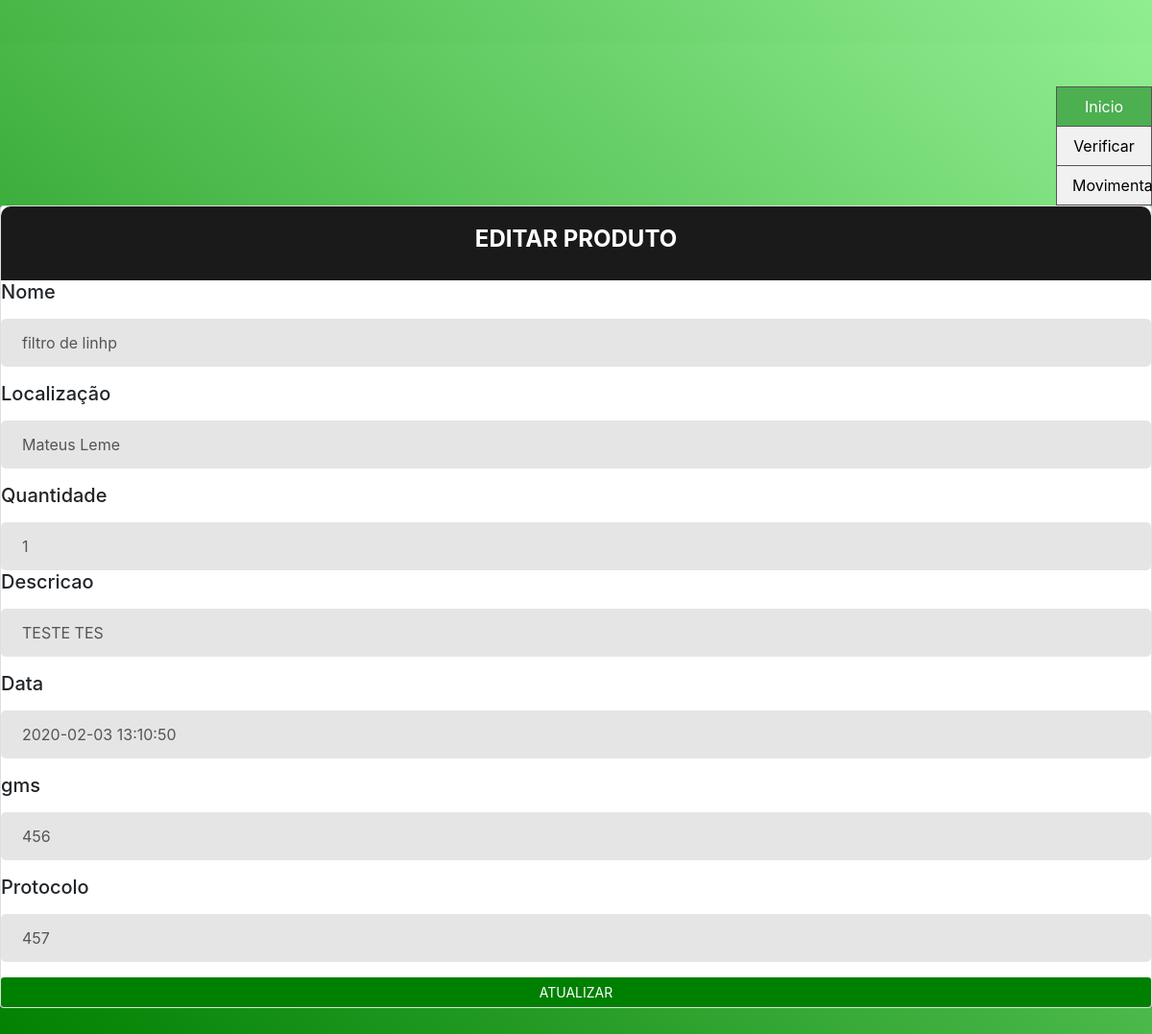
The page /VERIFICAR/VERIFICAALMOX/editar_almox.php?id=1 on the database its author committed.
### tables this page shows
CREATE TABLE `controle` (
  `NOMEITEM` varchar(255) DEFAULT NULL,
  `LOCALIZACAO` varchar(255) DEFAULT NULL,
  `ORIGEM` varchar(255) DEFAULT NULL,
  `DESTINO` varchar(255) DEFAULT NULL,
  `TIPO` varchar(255) DEFAULT NULL,
  `QUANTIDADE` int(11) DEFAULT NULL,
  `DESCRICAO` varchar(255) DEFAULT NULL,
  `DATA` datetime DEFAULT NULL,
  `PATRIMONIO` varchar(255) DEFAULT NULL,
  `NR_SERIE` varchar(255) DEFAULT NULL,
  `id` int(11) UNSIGNED NOT NULL,
  `MOTIVO` varchar(255) DEFAULT NULL,
  `PROTOCOLO` varchar(255) DEFAULT NULL,
  `gms` varchar(255) DEFAULT NULL
);

### VERIFICAR/VERIFICAALMOX/editar_almox.php (the view, shortened to what this page needs)
<?php
include_once("../../conexao.php");
$id = $_GET['id'];
?>
</head>
<h2 class="title">Editar Produto</h2>
</div>
<div class="divtable  table-responsive">
    <form action="atualizar_produto.php" method="POST">
        <?php
        $sql = "SELECT * FROM controle WHERE Id = $id";
        $retorno = mysqli_query($conn, $sql);
        while ($array = mysqli_fetch_array($retorno, MYSQLI_ASSOC)) {
            $nome = $array['NOMEITEM'];
            $localizacao = $array['LOCALIZACAO'];
            $quantidade = $array['QUANTIDADE'];
            $desc = $array['DESCRICAO'];
            $data = $array['DATA'];
            $gms = $array['gms'];
            $prot = $array['PROTOCOLO'];
        ?>
            <div class="form-group">
                <label for="nomeProduto">
                    <h5>Nome</h5>
                </label>
                <input class="input--style-5" type="text" class="form-control" id="nomealmox" name="nome" placeholder="Digite o nome do produto" autocomplete="off" value="<?= $nome ?>">
            </div>
            <div class="form-group">
                <label for="quantidadeProduto">
                    <h5>Localização</h5>
                </label>
                <input class="input--style-5" type="text" class="form-control" id="localmox" name="localmox" placeholder="Digite o nome do produto" autocomplete="off" value="<?= $localizacao ?>">
            </div>
            <div>
                <label for="quantidadeProduto">
                    <h5>Quantidade</h5>
                </label>
                <input class="input--style-5" type="number" class="form-control" id="quantidadealmox" name="quantidadealmox" placeholder="Digite o nome do produto" autocomplete="off" value="<?= $quantidade ?>">
            </div>
            <div class="form-group">
                <label for="quantidadeProduto">
                    <h5>Descricao</h5>
                </label>
                <input class="input--style-5" type="text" class="form-control" id="descalmox" name="descalmox" placeholder="Digite o nome do produto" autocomplete="off" value="<?= $desc ?>">
            </div>
            <div class="form-group">
                <label for="quantidadeProduto">
                    <h5>Data</h5>
                </label>
                <input class="input--style-5" type="date-time" class="form-control" id="datalmox" name="dataalmox" placeholder="Digite o nome do produto" autocomplete="off" value="<?= $data ?>">
            </div>
            <div class="form-group">
                <label for="quantidadeProduto">
                    <h5>gms</h5>
                </label>
                <input class="input--style-5" type="text" class="form-control" id="descalmox" name="gms" placeholder="Digite o nome do produto" autocomplete="off" value="<?= $gms ?>">
            </div>
            <div class="form-group">
                <label for="quantidadeProduto">
                    <h5>Protocolo</h5>
                </label>
                <input class="input--style-5" type="text" class="form-control" id="descalmox" name="prot" placeholder="Digite o nome do produto" autocomplete="off" value="<?= $prot ?>">
            </div>
            <button type="submit" class="btn-enviar btn btn-primary btn-sm btn-block">
                <h7>Atualizar</h7>
            </button>
        <?php } ?>
    </form>
</div>

### css/main.css (style rules this page uses)
.ul2 { list-style-type: none; margin: 0; padding: 0; width: 100px; background-color: #f1f1f1; border: 1px solid #555; float: right; }
li a { display: block; color: #000; padding: 8px 16px; text-decoration: none; }
li { text-align: center; border-bottom: 1px solid #555; }
li:last-child { border-bottom: none; }
li a.active { background-color: #4CAF50; color: white; }
html { -webkit-box-sizing: border-box; -moz-box-sizing: border-box; box-sizing: border-box; }
* { padding: 0; margin: 0; }
*, *:before, *:after { -webkit-box-sizing: inherit; -moz-box-sizing: inherit; box-sizing: inherit; }
body, h1, h2, h3, h4, h5, h6, blockquote, p, pre, dl, dd, ol, ul, figure, hr, fieldset, legend { margin: 0; padding: 0; }
button { outline: none; background: none; border: none; }
.page-wrapper { min-height: 100vh; }
h1, h2, h3, h4, h5, h6 { font-weight: 400; }
h2 { font-size: 30px; }
h5 { font-size: 15px; }
.bg-gra-03 { background: -webkit-gradient(linear, left bottom, right top, from(Green), to(LightGreen)); background: -webkit-linear-gradient(bottom left, Green 0%, LightGreen 100%); background: -moz-linear-gradient(bottom left, Green 0%, LightGreen 100%); background: -o-linear-gradient(bottom left, Green 0%, LightGreen 100%); background: linear-gradient(to top right, Green 0%, LightGreen 100%); }
.p-t-45 { padding-top: 45px; }
.p-b-50 { padding-bottom: 50px; }
.wrapper { margin: 0 auto; }
.wrapper--w790 { height:auto; overflow:hidden; margin:0 auto; width: 100%; max-width: 1300px; }
.btn { display: inline-block; line-height: 50px; padding: 0 50px; -webkit-transition: all 0.4s ease; -o-transition: all 0.4s ease; -moz-transition: all 0.4s ease; transition: all 0.4s ease; cursor: pointer; font-size: 15px; text-transform: uppercase; font-weight: 700; color: #fff; font-family: inherit; }
input { outline: none; margin: 0; border: none; -webkit-box-shadow: none; -moz-box-shadow: none; box-shadow: none; width: 100%; font-size: 14px; font-family: inherit; }
.input--style-5 { background: #e5e5e5; line-height: 50px; -webkit-border-radius: 5px; -moz-border-radius: 5px; border-radius: 5px; padding: 0 22px; font-size: 16px; color: #555; }
.title { font-size: 24px; text-transform: uppercase; font-weight: 700; text-align: center; color: #fff; }
.card { -webkit-border-radius: 3px; -moz-border-radius: 3px; border-radius: 3px; background: #fff; }
.card-5 { background: #fff; -webkit-border-radius: 10px; -moz-border-radius: 10px; border-radius: 10px; -webkit-box-shadow: 0px 8px 20px 0px rgba(0, 0, 0, 0.15); -moz-box-shadow: 0px 8px 20px 0px rgba(0, 0, 0, 0.15); box-shadow: 0px 8px 20px 0px rgba(0, 0, 0, 0.15); }
.card-5 .card-heading { padding: 20px 0; background: #1a1a1a; -webkit-border-top-left-radius: 10px; -moz-border-radius-topleft: 10px; border-top-left-radius: 10px; -webkit-border-top-right-radius: 10px; -moz-border-radius-topright: 10px; border-top-right-radius: 10px; }

### rows shown on the page
controle: nome "filtro de linhp", localmox "Mateus Leme", quantidadealmox "1", descalmox "TESTE TES", dataalmox "2020-02-03 13:10:50", gms "456", prot "457"
